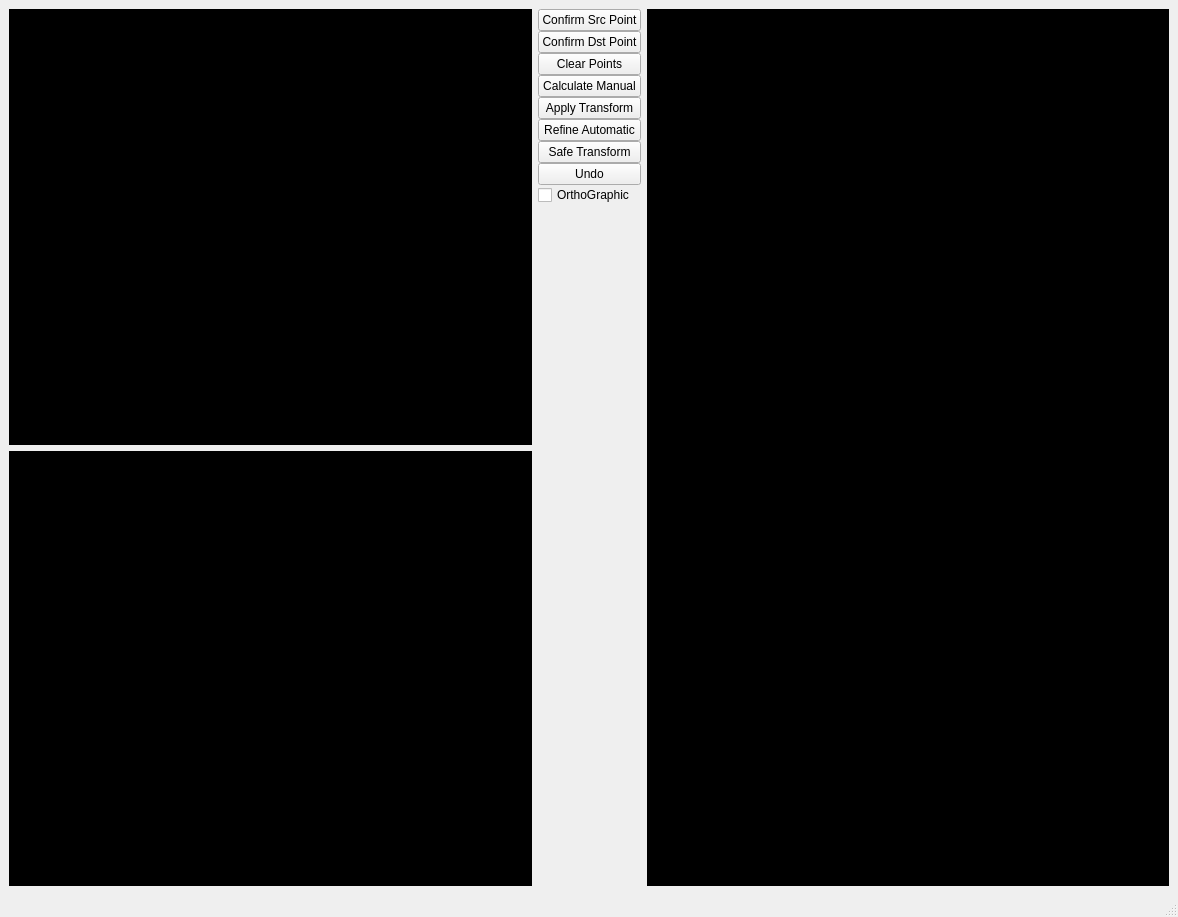
<?xml version="1.0" encoding="UTF-8"?>
<ui version="4.0">
 <class>Manual_Registration_MainWindow</class>
 <widget class="QMainWindow" name="Manual_Registration_MainWindow">
  <property name="geometry">
   <rect>
    <x>0</x>
    <y>0</y>
    <width>1178</width>
    <height>917</height>
   </rect>
  </property>
  <property name="sizePolicy">
   <sizepolicy hsizetype="Expanding" vsizetype="Expanding">
    <horstretch>1</horstretch>
    <verstretch>1</verstretch>
   </sizepolicy>
  </property>
  <property name="windowTitle">
   <string/>
  </property>
  <property name="iconSize">
   <size>
    <width>22</width>
    <height>22</height>
   </size>
  </property>
  <widget class="QWidget" name="centralwidget">
   <property name="enabled">
    <bool>true</bool>
   </property>
   <property name="sizePolicy">
    <sizepolicy hsizetype="Expanding" vsizetype="Expanding">
     <horstretch>255</horstretch>
     <verstretch>255</verstretch>
    </sizepolicy>
   </property>
   <layout class="QHBoxLayout" name="horizontalLayout">
    <item>
     <layout class="QVBoxLayout" name="verticalLayout">
      <item>
       <widget class="QVTKWidget" name="qvtk_widget_src">
        <property name="sizePolicy">
         <sizepolicy hsizetype="Expanding" vsizetype="Expanding">
          <horstretch>255</horstretch>
          <verstretch>255</verstretch>
         </sizepolicy>
        </property>
        <property name="styleSheet">
         <string notr="true">background-color: rgb(0, 0, 0);</string>
        </property>
       </widget>
      </item>
      <item>
       <widget class="QVTKWidget" name="qvtk_widget_dst">
        <property name="sizePolicy">
         <sizepolicy hsizetype="Expanding" vsizetype="Expanding">
          <horstretch>255</horstretch>
          <verstretch>255</verstretch>
         </sizepolicy>
        </property>
        <property name="styleSheet">
         <string notr="true">background-color: rgb(0, 0, 0);</string>
        </property>
       </widget>
      </item>
     </layout>
    </item>
    <item>
     <layout class="QVBoxLayout" name="verticalLayout_2">
      <property name="spacing">
       <number>0</number>
      </property>
      <item>
       <widget class="QPushButton" name="confirmSrcPointButton">
        <property name="text">
         <string>Confirm Src Point</string>
        </property>
       </widget>
      </item>
      <item>
       <widget class="QPushButton" name="confirmDstPointButton">
        <property name="text">
         <string>Confirm Dst Point</string>
        </property>
       </widget>
      </item>
      <item>
       <widget class="QPushButton" name="clearButton">
        <property name="text">
         <string>Clear Points</string>
        </property>
       </widget>
      </item>
      <item>
       <widget class="QPushButton" name="calculateButton">
        <property name="text">
         <string>Calculate Manual</string>
        </property>
       </widget>
      </item>
      <item>
       <widget class="QPushButton" name="applyTransformButton">
        <property name="text">
         <string>Apply Transform</string>
        </property>
       </widget>
      </item>
      <item>
       <widget class="QPushButton" name="refineButton">
        <property name="text">
         <string>Refine Automatic</string>
        </property>
       </widget>
      </item>
      <item>
       <widget class="QPushButton" name="safeButton">
        <property name="text">
         <string>Safe Transform</string>
        </property>
       </widget>
      </item>
      <item>
       <widget class="QPushButton" name="undoButton">
        <property name="text">
         <string>Undo</string>
        </property>
       </widget>
      </item>
      <item>
       <widget class="QCheckBox" name="orthoButton">
        <property name="text">
         <string>OrthoGraphic</string>
        </property>
       </widget>
      </item>
      <item>
       <spacer name="verticalSpacer">
        <property name="orientation">
         <enum>Qt::Vertical</enum>
        </property>
        <property name="sizeHint" stdset="0">
         <size>
          <width>20</width>
          <height>40</height>
         </size>
        </property>
       </spacer>
      </item>
     </layout>
    </item>
    <item>
     <widget class="QVTKWidget" name="qvtk_widget">
      <property name="sizePolicy">
       <sizepolicy hsizetype="Expanding" vsizetype="Expanding">
        <horstretch>0</horstretch>
        <verstretch>0</verstretch>
       </sizepolicy>
      </property>
      <property name="styleSheet">
       <string notr="true">background-color: rgb(0, 0, 0);</string>
      </property>
     </widget>
    </item>
   </layout>
  </widget>
  <widget class="QStatusBar" name="statusBar"/>
  <widget class="QMenuBar" name="menuBar">
   <property name="geometry">
    <rect>
     <x>0</x>
     <y>0</y>
     <width>1178</width>
     <height>23</height>
    </rect>
   </property>
  </widget>
 </widget>
 <customwidgets>
  <customwidget>
   <class>QVTKWidget</class>
   <extends>QWidget</extends>
   <header>QVTKWidget.h</header>
  </customwidget>
 </customwidgets>
 <resources/>
 <connections/>
</ui>
